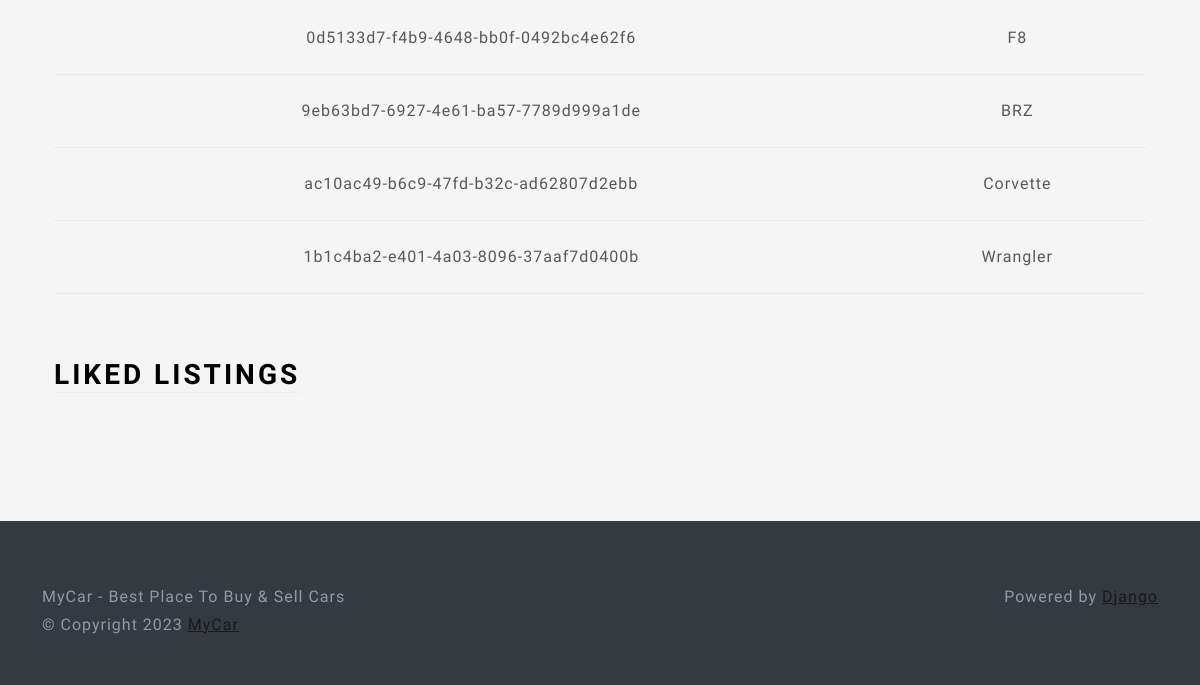
/profile (signed in, lower part), run on an earlier commit of the app's database.
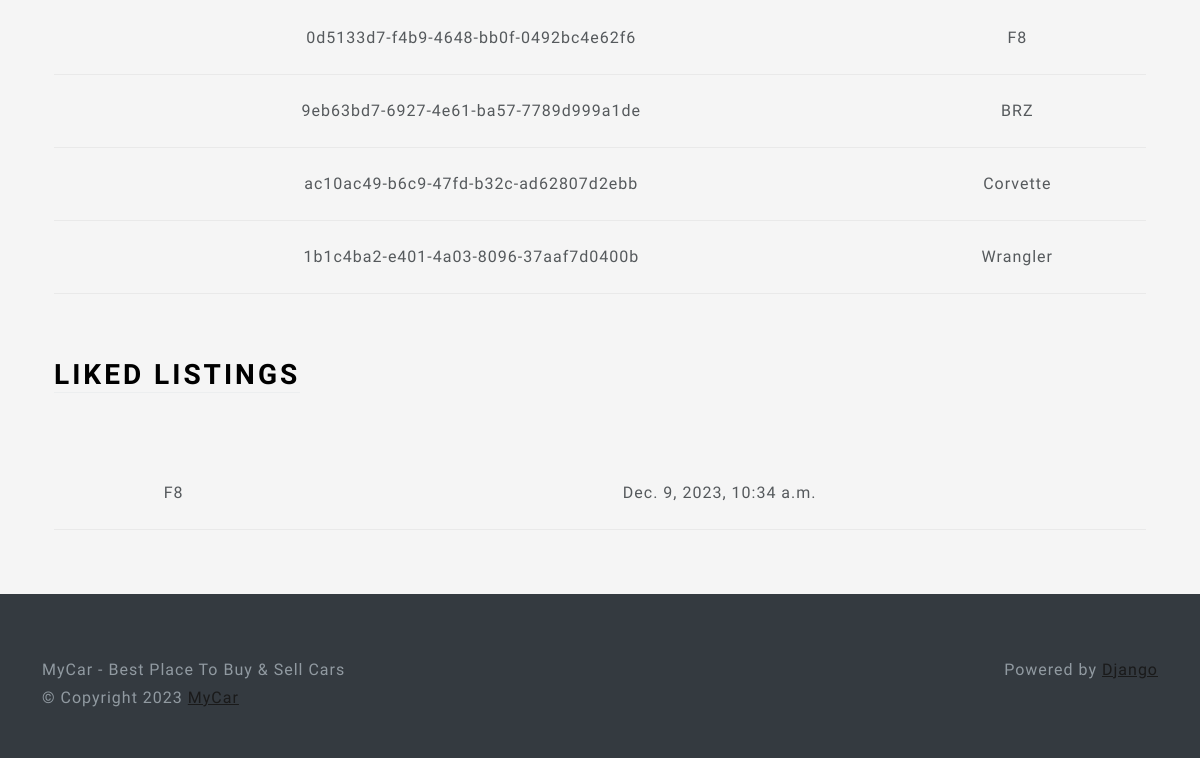
And on a later commit of the database.
### main/models.py (models this page shows, shortened)
class Listing(models.Model):
    id=models.UUIDField(
        primary_key=True,default=uuid.uuid4,unique=True,editable=False
    )
    created_at=models.DateTimeField(auto_now_add=True)
    updated_at=models.DateTimeField(auto_now=True)
    seller=models.ForeignKey(Profile,on_delete=models.CASCADE)
    brand=models.CharField(max_length=24,choices=CARS_BRANDS,default=None)
    model=models.CharField(max_length=64,default='')
    vin=models.CharField(max_length=20,default='')
    mileage=models.IntegerField(default=0)
    color=models.CharField(max_length=20,null=True)
    description=models.TextField(null=True)
    engine=models.CharField(max_length=25,default='')
    transmisson=models.CharField(max_length=25,choices=TRANSMISSION_OPTIONS,default=None)
    locaton=models.OneToOneField(Location,on_delete=models.SET_NULL,null=True)
    image=models.ImageField(upload_to=user_listing_path,default='')

class LikedListing(models.Model):
    profile=models.ForeignKey(Profile,on_delete=models.CASCADE)
    listing=models.ForeignKey(Listing,on_delete=models.CASCADE)
    like_date=models.DateTimeField(auto_now_add=True)

### users/views.py (the view, shortened to what this page needs)
# urls.py: path('profile',views.profile_view,name="profile")
@login_required
def profile_view(request):
    if request.method=='GET':
        user_listings=Listing.objects.filter(seller=request.user.profile)
        user_like_listings=LikedListing.objects.filter(profile=request.user.profile).all()
        user_form=UserForm(instance=request.user)
        profile_form=ProfileForm(instance=request.user.profile)
        location_from=LocationForm(instance=request.user.profile.location)
        return render(request,'views/profile.html',{'user_form':user_form,'profile_form':profile_form,'location_form':location_from,'user_listings':user_listings,'user_liked_listings':user_like_listings})

### users/templates/views/profile.html (shortened to what this page needs)
{% extends 'base/base.html' %}
{% load static %}
{% load crispy_forms_tags %}
{% block 'body' %}
<div class="container-fluid text-center py-5">
    <div class="container px-4">
        <table class="table table-hover">
            <tbody>
                {% for listing in user_listings %}
                <tr>
                    <td>{{ listing.id }}</td>
                    <td>{{listing.model }}</td>
                </tr>
                {% endfor %}
            </tbody>
        </table>
    </div>
    <div class="container px-4">
        <div class="row g-4 py-5">
            <div class="col d-flex align-items-start">
                <div>
                    <h2 class="mb-3 border-bottom" style="color: black">Liked Listings</h2>
                </div>
            </div>
        </div>
        <table class="table table-hover">
            <tbody>
                {% for liked_listing in user_liked_listings %}
                <tr>
                    <td>{{ liked_listing.listing.model }}</td>
                    <td>{{ liked_listing.like_date }}</td>
                </tr>
                {% endfor %}
            </tbody>
        </table>
    </div>
</div>
{% endblock %}

What changed in the data, as far as the page shows it:
added LikedListing: listing.model "F8", like_date "Dec. 9, 2023, 10:34 a.m."
